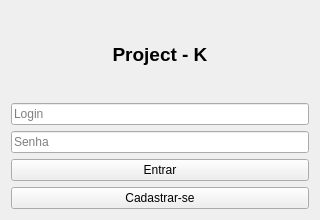
<?xml version="1.0" encoding="UTF-8"?>
<ui version="4.0">
 <class>LoginWindow</class>
 <widget class="QWidget" name="LoginWindow">
  <property name="geometry">
   <rect>
    <x>0</x>
    <y>0</y>
    <width>320</width>
    <height>220</height>
   </rect>
  </property>
  <property name="windowTitle">
   <string>Login</string>
  </property>
  <layout class="QVBoxLayout" name="verticalLayout">
   <item>
    <widget class="QLabel" name="labelTitulo">
     <property name="text">
      <string>Project - K</string>
     </property>
     <property name="alignment">
      <set>Qt::AlignCenter</set>
     </property>
     <property name="styleSheet">
      <string>font-weight: bold; font-size: 14pt;</string>
     </property>
    </widget>
   </item>
   <item>
    <widget class="QLineEdit" name="inputLogin">
     <property name="placeholderText">
      <string>Login</string>
     </property>
    </widget>
   </item>
   <item>
    <widget class="QLineEdit" name="inputSenha">
     <property name="echoMode">
      <enum>QLineEdit::Password</enum>
     </property>
     <property name="placeholderText">
      <string>Senha</string>
     </property>
    </widget>
   </item>
   <item>
    <widget class="QPushButton" name="botaoEntrar">
     <property name="text">
      <string>Entrar</string>
     </property>
    </widget>
   </item>
   <item>
    <widget class="QPushButton" name="botaoCadastrar">
     <property name="text">
      <string>Cadastrar-se</string>
     </property>
    </widget>
   </item>
  </layout>
 </widget>
 <resources/>
 <connections/>
</ui>
